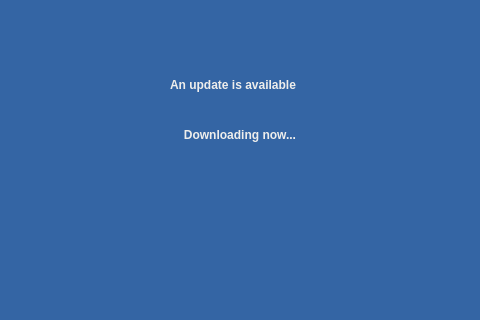
<?xml version="1.0" encoding="UTF-8"?>
<ui version="4.0">
 <class>downloadupdates</class>
 <widget class="QMainWindow" name="downloadupdates">
  <property name="geometry">
   <rect>
    <x>0</x>
    <y>0</y>
    <width>480</width>
    <height>320</height>
   </rect>
  </property>
  <property name="windowTitle">
   <string>MainWindow</string>
  </property>
  <property name="autoFillBackground">
   <bool>false</bool>
  </property>
  <property name="styleSheet">
   <string notr="true">background-color: rgb(52, 101, 164);</string>
  </property>
  <widget class="QWidget" name="centralwidget">
   <widget class="QLabel" name="conect">
    <property name="geometry">
     <rect>
      <x>170</x>
      <y>70</y>
      <width>161</width>
      <height>30</height>
     </rect>
    </property>
    <property name="font">
     <font>
      <weight>75</weight>
      <bold>true</bold>
     </font>
    </property>
    <property name="styleSheet">
     <string notr="true">color: rgb(238, 238, 236);</string>
    </property>
    <property name="text">
     <string>An update is available</string>
    </property>
   </widget>
   <widget class="QLabel" name="chkupdates">
    <property name="geometry">
     <rect>
      <x>155</x>
      <y>120</y>
      <width>170</width>
      <height>30</height>
     </rect>
    </property>
    <property name="font">
     <font>
      <weight>75</weight>
      <bold>true</bold>
     </font>
    </property>
    <property name="autoFillBackground">
     <bool>false</bool>
    </property>
    <property name="styleSheet">
     <string notr="true">color: rgb(238, 238, 236);</string>
    </property>
    <property name="text">
     <string>Downloading now...</string>
    </property>
    <property name="alignment">
     <set>Qt::AlignCenter</set>
    </property>
   </widget>
  </widget>
 </widget>
 <resources/>
 <connections/>
</ui>
